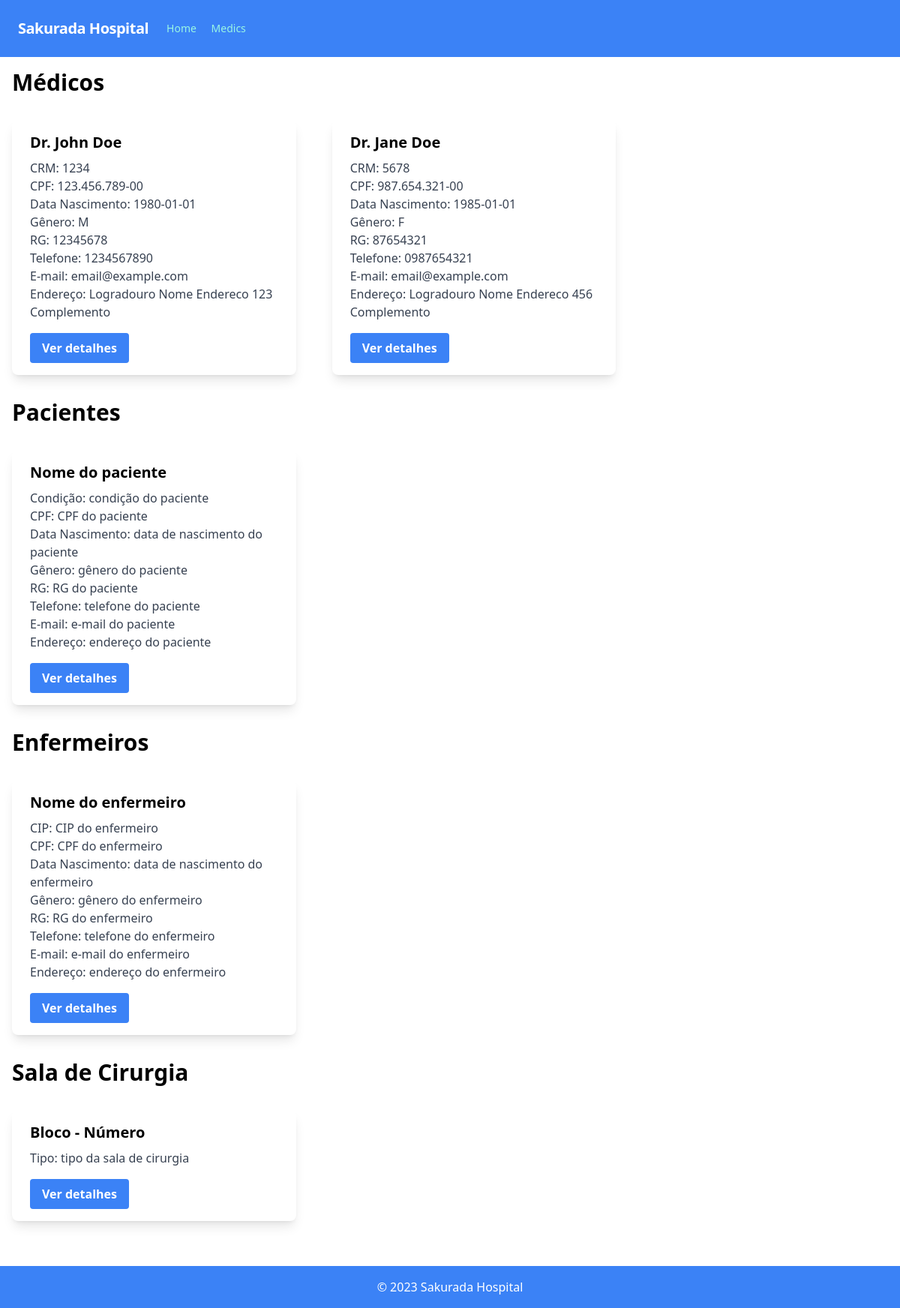
The app's page /home.php with its own data.
### tables this page shows
CREATE TABLE Medico (
  ID_Medico INT PRIMARY KEY,
  Nome_Medico VARCHAR(100),
  CRM VARCHAR(4),
  CPF_Medico VARCHAR(14),
  Data_Nascimento_Medico DATE,  
  Genero_Medico CHAR,
  Telefone_Medico VARCHAR(11),
  Numero_Endereco_Medico INT,
  Complemento_Endereco_Medico VARCHAR(100),
  Nome_Endereco_Medico VARCHAR(100),
  Logradouro_Medico VARCHAR(100),
  E_mail_Medico VARCHAR(100),
  RG_Medico VARCHAR(12)
);

### home.php (the view, shortened to what this page needs)
<html>
<head>
    <link rel="stylesheet" href="https://unpkg.com/tailwindcss@latest/dist/tailwind.min.css">
</head>
<body class="mx-auto">
    <?php
    include("connection.php");
    include("./components/nav.php");
    $sql = "SELECT * FROM Medico";
    $result = $conn->query($sql);
    ?>
    <div class="text-left text-3xl font-bold mb-4 mt-4 ml-4">Médicos</div>
    <div class="flex flex-wrap -mx-4">
        <?php
        if ($result->num_rows > 0) {
            while ($row = $result->fetch_assoc()) {
                ?>
                <div class="w-full md:w-1/2 lg:w-1/3 px-4 py-4 ml-4">
                    <div class="bg-white rounded-lg shadow-lg">
                        <div class="px-6 py-4">
                            <div class="font-bold text-xl mb-2">
                                <?php echo $row["Nome_Medico"] ?>
                            </div>
                            <p class="text-gray-700 text-base">
                                CRM:
                                <?php echo $row["CRM"] ?><br>
                                CPF:
                                <?php echo $row["CPF_Medico"] ?><br>
                                Data Nascimento:
                                <?php echo $row["Data_Nascimento_Medico"] ?><br>
                                Gênero:
                                <?php echo $row["Genero_Medico"] ?><br>
                                RG:
                                <?php echo $row["RG_Medico"] ?><br>
                                Telefone:
                                <?php echo $row["Telefone_Medico"] ?><br>
                                E-mail:
                                <?php echo $row["E_mail_Medico"] ?><br>
                                Endereço:
                                <?php echo $row['Logradouro_Medico'] . " " . $row['Nome_Endereco_Medico'] . " " . $row['Numero_Endereco_Medico'] . " " . $row['Complemento_Endereco_Medico'] ?>
                            </p>
                            <a href="medic/medico_show.php?ID_Medico=<?php echo $row['ID_Medico'] ?>"
                                class="bg-blue-500 hover:bg-blue-700 text-white font-bold py-2 px-4 rounded mt-4 inline-block">Ver
                                detalhes</a>
                        </div>
                    </div>
                </div>
                <?php
            }
        }
        ?>
    </div>
    <div class="text-left text-3xl font-bold mb-4 mt-4 ml-4">Pacientes</div>
    <div class="flex flex-wrap -mx-4">
        <div class="w-full md:w-1/2 lg:w-1/3 px-4 py-4 ml-4">
            <div class="bg-white rounded-lg shadow-lg">
                <div class="px-6 py-4">
                    <div class="font-bold text-xl mb-2">Nome do paciente</div>
                    <p class="text-gray-700 text-base">
                        Condição: condição do paciente<br>
                        CPF: CPF do paciente<br>
                        Data Nascimento: data de nascimento do paciente<br>
                        Gênero: gênero do paciente<br>
                        RG: RG do paciente<br>
                        Telefone: telefone do paciente<br>
                        E-mail: e-mail do paciente<br>
                        Endereço: endereço do paciente
                    </p>
                    <a href="#"
                        class="bg-blue-500 hover:bg-blue-700 text-white font-bold py-2 px-4 rounded mt-4 inline-block">Ver
                        detalhes</a>
                </div>
            </div>
        </div>
    </div>
    <div class="text-left text-3xl font-bold mb-4 mt-4 ml-4">Enfermeiros</div>
    <div class="flex flex-wrap -mx-4">
        <div class="w-full md:w-1/2 lg:w-1/3 px-4 py-4 ml-4">
            <div class="bg-white rounded-lg shadow-lg">
                <div class="px-6 py-4">
                    <div class="font-bold text-xl mb-2">Nome do enfermeiro</div>
                    <p class="text-gray-700 text-base">
                        CIP: CIP do enfermeiro<br>
                        CPF: CPF do enfermeiro<br>
                        Data Nascimento: data de nascimento do enfermeiro<br>
                        Gênero: gênero do enfermeiro<br>
                        RG: RG do enfermeiro<br>
                        Telefone: telefone do enfermeiro<br>
                        E-mail: e-mail do enfermeiro<br>
                        Endereço: endereço do enfermeiro
                    </p>
                    <a href="#"
                        class="bg-blue-500 hover:bg-blue-700 text-white font-bold py-2 px-4 rounded mt-4 inline-block">Ver
                        detalhes</a>
                </div>
            </div>
        </div>
    </div>
    <div class="text-left text-3xl font-bold mb-4 mt-4 ml-4">Sala de Cirurgia</div>
    <div class="flex flex-wrap -mx-4 mb-[100px]">
        <div class="w-full md:w-1/2 lg:w-1/3 px-4 py-4 ml-4">
            <div class="bg-white rounded-lg shadow-lg">
                <div class="px-6 py-4">
                    <div class="font-bold text-xl mb-2">Bloco - Número</div>
                    <p class="text-gray-700 text-base">
                        Tipo: tipo da sala de cirurgia
                    </p>
                    <a href="#"
                        class="bg-blue-500 hover:bg-blue-700 text-white font-bold py-2 px-4 rounded mt-4 inline-block">Ver
                        detalhes</a>
                </div>
            </div>
        </div>
    </div>
</body>
<?php
include("./components/footer.php");
?>
</html>

### records on screen
medico: Nome_Medico "Dr. John Doe", CRM "1234", CPF_Medico "123.456.789-00", Data_Nascimento_Medico "1980-01-01", Genero_Medico "M", RG_Medico "12345678", Telefone_Medico "1234567890", E_mail_Medico "email@example.com", Logradouro_Medico "Logradouro", Nome_Endereco_Medico "Nome Endereco", Numero_Endereco_Medico "123", Complemento_Endereco_Medico "Complemento"
medico: Nome_Medico "Dr. Jane Doe", CRM "5678", CPF_Medico "987.654.321-00", Data_Nascimento_Medico "1985-01-01", Genero_Medico "F", RG_Medico "87654321", Telefone_Medico "0987654321", E_mail_Medico "email@example.com", Logradouro_Medico "Logradouro", Nome_Endereco_Medico "Nome Endereco", Numero_Endereco_Medico "456", Complemento_Endereco_Medico "Complemento"
